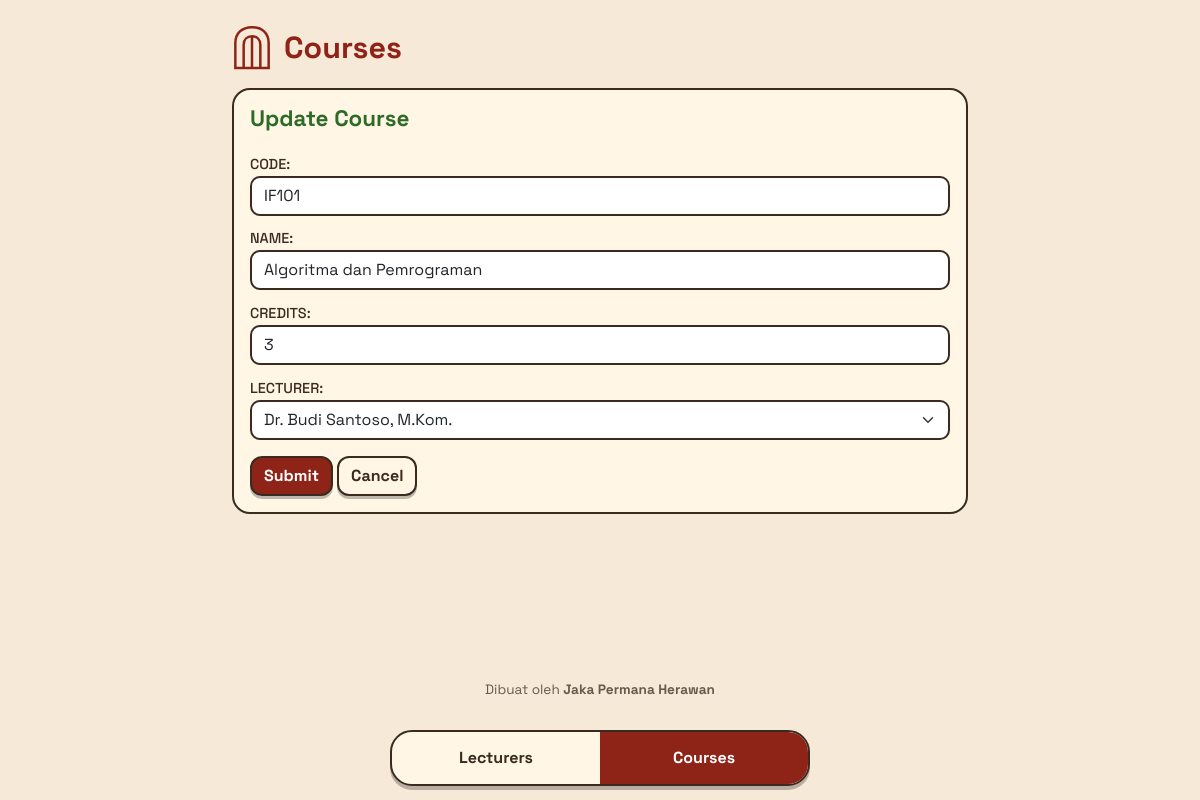
Page /Project/index.php?page=courses&action=edit&id=1 on the committed database.
### tables this page shows
CREATE TABLE courses (  
  id INT AUTO_INCREMENT PRIMARY KEY,  
  code VARCHAR(10) NOT NULL,  
  name VARCHAR(100) NOT NULL,  
  credits INT NOT NULL,  
  lecturer_id INT NOT NULL,  
  FOREIGN KEY (lecturer_id) REFERENCES lecturers(id) ON DELETE CASCADE ON UPDATE CASCADE  
);

CREATE TABLE lecturers (  
  id INT AUTO_INCREMENT PRIMARY KEY,  
  name VARCHAR(100) NOT NULL,  
  nidn VARCHAR(20) NOT NULL,  
  phone VARCHAR(20) NOT NULL,  
  join_date DATE NOT NULL  
);

### Project/controllers/CourseController.php (called while the page is built, shortened)
<?php
class CourseController {
    private $model;
    private $lecturers;
    function __construct($conn) {
        $this->model = new Course($conn);
        $this->lecturers = new Lecturer($conn);
    }
    function edit() {
        $course = $this->model->find($_GET['id'] ?? 0);
        $lecturers = $this->lecturers->getAll();
        $title = 'Update Course';
        include "views/courses/form.php";
    }
}

### Project/index.php (called while the page is built, shortened)
<?php
include "connection.php";
include "models/Lecturer.php";
include "models/Course.php";
include "controllers/LecturerController.php";
include "controllers/CourseController.php";
function e($s) {
    return htmlspecialchars((string) $s, ENT_QUOTES, 'UTF-8');
}
$action = $_GET['action'] ?? 'index';
$controller = new $controllers[$page]($conn);
$controller->$action();

### Project/models/Course.php (called while the page is built, shortened)
<?php
class Course {
    private $conn;
    function __construct($conn) {
        $this->conn = $conn;
    }
    function find($id) {
        $s = $this->conn->prepare("SELECT * FROM courses WHERE id=?");
        $s->bind_param('i', $id);
        $s->execute();
        return $s->get_result()->fetch_assoc();
    }
}

### Project/models/Lecturer.php (called while the page is built, shortened)
<?php
class Lecturer {
    private $conn;
    function __construct($conn) {
        $this->conn = $conn;
    }
    function getAll() {
        return $this->conn->query("SELECT * FROM lecturers")->fetch_all(MYSQLI_ASSOC);
    }
}

### Project/views/courses/form.php (the view, shortened to what this page needs)
<?php include "views/layout/header.php"; ?>
<form method="post" class="panel p-3 my-3">
  <h2 class="form-title"><?= e($title) ?></h2>
  <label>CODE:</label>
  <input type="text" name="code" value="<?= e($course['code']) ?>" class="form-control" required>
  <label>NAME:</label>
  <input type="text" name="name" value="<?= e($course['name']) ?>" class="form-control" required>
  <label>CREDITS:</label>
  <input type="number" name="credits" value="<?= e($course['credits']) ?>" class="form-control" required>
  <label>LECTURER:</label>
  <select name="lecturer_id" class="form-select" required>
    <?php foreach ($lecturers as $l): ?>
      <option value="<?= $l['id'] ?>" <?= $course['lecturer_id'] == $l['id'] ? 'selected' : '' ?>><?= e($l['name']) ?></option>
    <?php endforeach; ?>
  </select>
  <div class="mt-3">
    <button class="btn btn-red" type="submit" name="submit">Submit</button>
    <a class="btn btn-cream" href="index.php?page=courses">Cancel</a>
  </div>
</form>
<?php include "views/layout/footer.php"; ?>

### Project/assets/style.css (style rules this page uses)
:root { --bg: #F7E9D7; --red: #8E2418; --green: #2E6B27; --cream: #FFF6E6; --ink: #3A2A20; }
body { background: var(--bg); color: var(--ink); font-family: 'Space Grotesk', system-ui, sans-serif; display: flex; flex-direction: column; min-height: 100vh; padding-bottom: 100px; }
.panel { background: var(--cream); border: 2px solid var(--ink); border-radius: 18px; overflow: hidden; }
.form-title { color: var(--green); font-size: 1.4rem; font-weight: 700; }
label { margin-top: .8rem; font-weight: 500; font-size: .9rem; }
.form-control, .form-select { border: 2px solid var(--ink); border-radius: 10px; }
.btn-red, .btn-cream { font-weight: 700; border: 2px solid var(--ink); border-radius: 12px; box-shadow: 0 3px 0 rgba(0, 0, 0, .25); }
.btn-red { background: var(--red); color: #fff; }
.btn-cream { background: var(--cream); color: var(--ink); }

### rows in the picture
courses: code "IF101", name "Algoritma dan Pemrograman", credits "3", lecturer_id "Dr. Budi Santoso, M.Kom."

### other values in the picture
$title "Update Course"
